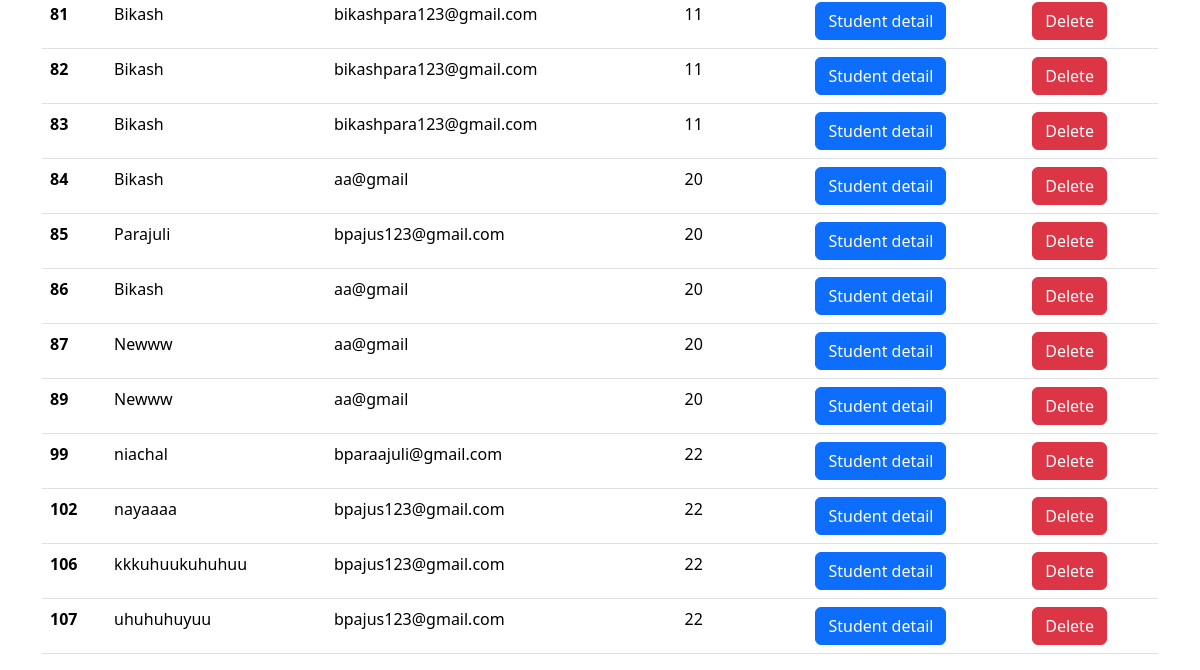
Page /student_list (lower part) on the earlier database version.
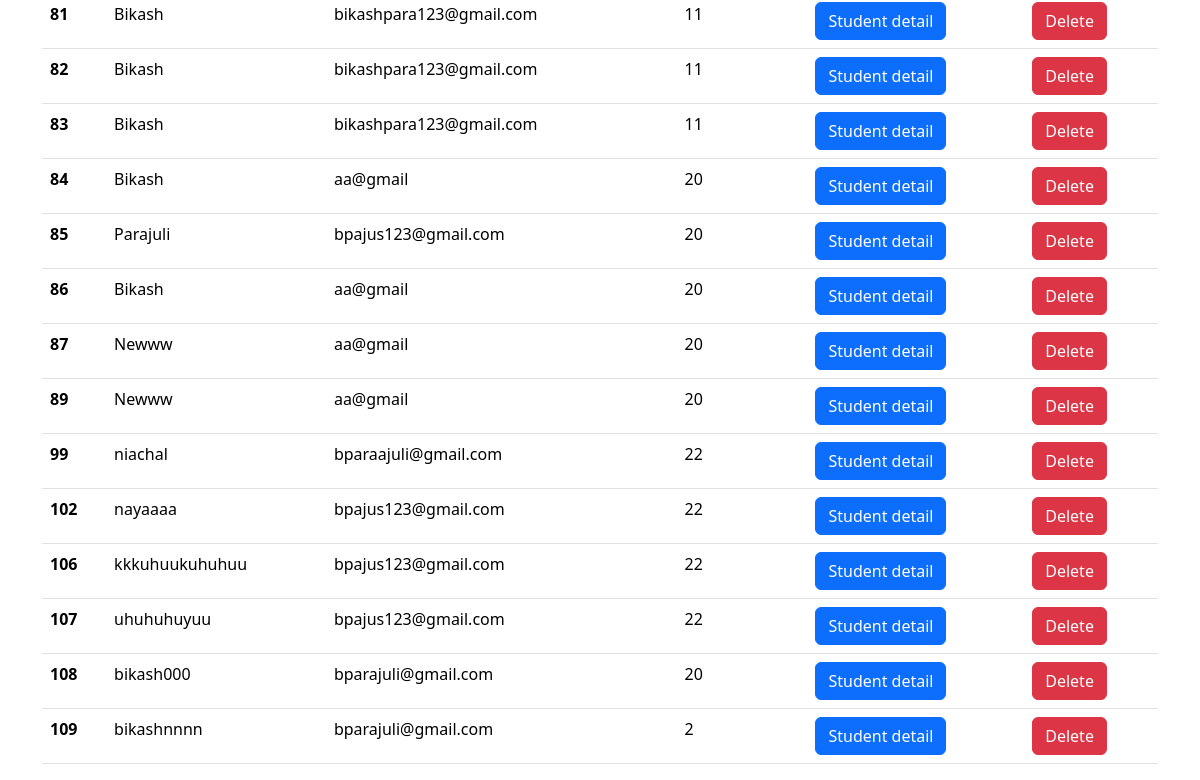
Same page on the later database version.
### grading_tool/models.py (models this page shows, shortened)
class Student_profile(models.Model):
    student_name = models.CharField(max_length=100)
    student_age = models.IntegerField()
    student_rollno = models.IntegerField()
    student_address = models.CharField(max_length=250)
    student_contact = models.IntegerField()
    student_email = models.CharField(blank=True, null=True, max_length=250)
    student_standard = models.IntegerField()
    student_photo = models.ImageField(upload_to='student_photos/', null=True, blank=True)

### grading_tool/views.py (the view)
# urls.py: path('student_list', StudentListView.as_view(),name='student_list'),
class StudentListView(ListView):
    model = Student_profile
    template_name = 'student_list.html'
    context_object_name = 'students'
    def get_queryset(self):
        qs = Student_profile.objects.all()
        return qs

### grading_tool/templates/student_list.html (shortened to what this page needs)
{% extends 'base.html' %}
 {% block content %}
<div class="container table mt-3">
  <table class="table">
    <tbody>
      {% for student in students %}
      <tr>
        <th scope="row">{{student.id}}</th>
        <td>{{ student.student_name }}</td>
        <td>{{ student.student_email }}</td>
        <td>{{ student.student_standard }}</td>
        <td>
          <a href="{% url 'detail' student.id %}" class="btn btn-primary"
            >Student detail</a
          >
        </td>
        <td>
          <a href="{% url 'delete' student.id %}" class="btn btn-danger"
            >Delete</a
          >
        </td>
      </tr>
      {% endfor %}
    </tbody>
  </table>
</div>
{% endblock %}

Differences in the rows shown:
added Student_profile: id "108", student_name "bikash000", student_email "bparajuli@gmail.com", student_standard "20"
added Student_profile: id "109", student_name "bikashnnnn", student_email "bparajuli@gmail.com", student_standard "2"
